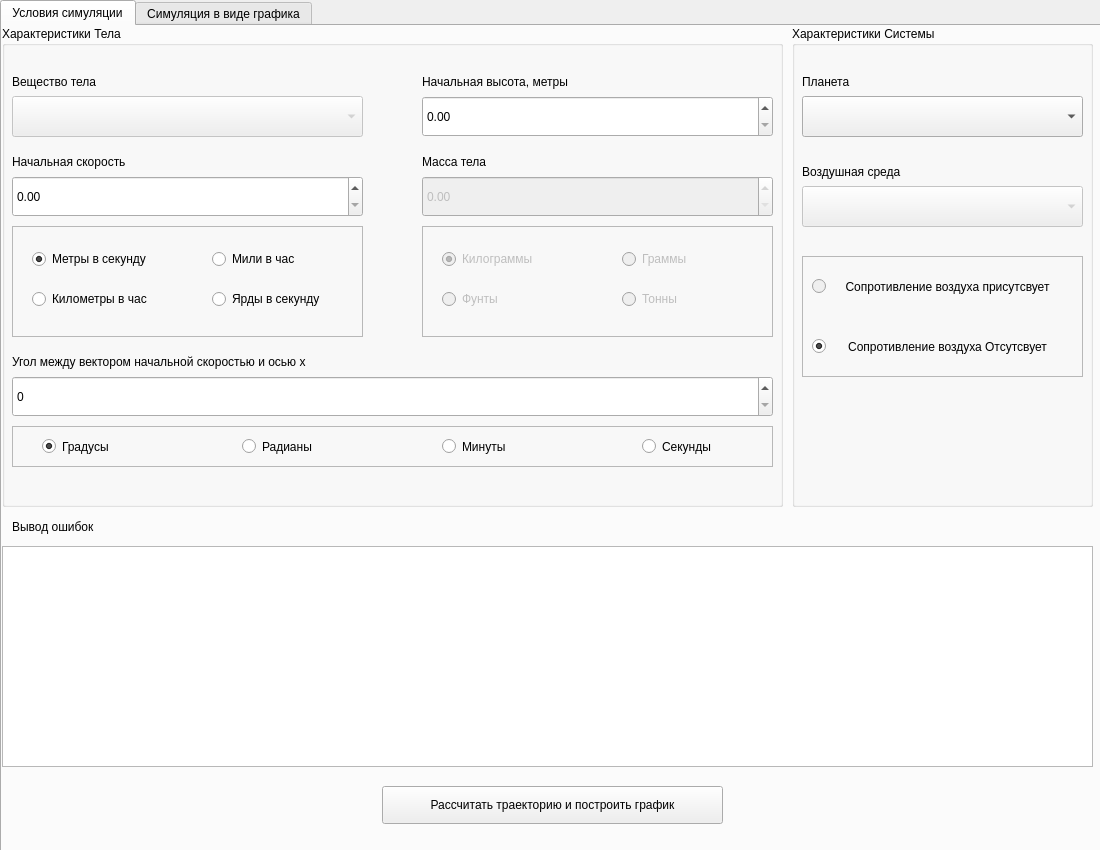
<?xml version="1.0" encoding="UTF-8"?>
<ui version="4.0">
 <class>MainWindow</class>
 <widget class="QMainWindow" name="MainWindow">
  <property name="geometry">
   <rect>
    <x>0</x>
    <y>0</y>
    <width>1100</width>
    <height>850</height>
   </rect>
  </property>
  <property name="windowTitle">
   <string>Projectile simulation</string>
  </property>
  <property name="tabShape">
   <enum>QTabWidget::Rounded</enum>
  </property>
  <widget class="QWidget" name="centralwidget">
   <widget class="QTabWidget" name="tabWidget">
    <property name="geometry">
     <rect>
      <x>0</x>
      <y>0</y>
      <width>1101</width>
      <height>861</height>
     </rect>
    </property>
    <property name="currentIndex">
     <number>0</number>
    </property>
    <widget class="QWidget" name="tab">
     <attribute name="title">
      <string>Условия симуляции</string>
     </attribute>
     <widget class="QGroupBox" name="groupBox">
      <property name="geometry">
       <rect>
        <x>0</x>
        <y>0</y>
        <width>781</width>
        <height>481</height>
       </rect>
      </property>
      <property name="title">
       <string>Характеристики Тела</string>
      </property>
      <property name="flat">
       <bool>false</bool>
      </property>
      <property name="checkable">
       <bool>false</bool>
      </property>
      <widget class="QComboBox" name="comboBox_density">
       <property name="enabled">
        <bool>false</bool>
       </property>
       <property name="geometry">
        <rect>
         <x>10</x>
         <y>70</y>
         <width>351</width>
         <height>41</height>
        </rect>
       </property>
       <item>
        <property name="text">
         <string/>
        </property>
       </item>
       <item>
        <property name="text">
         <string>Литий</string>
        </property>
       </item>
       <item>
        <property name="text">
         <string>Натрий </string>
        </property>
       </item>
       <item>
        <property name="text">
         <string>Бериллий</string>
        </property>
       </item>
       <item>
        <property name="text">
         <string>Алюминий</string>
        </property>
       </item>
       <item>
        <property name="text">
         <string>Германий</string>
        </property>
       </item>
       <item>
        <property name="text">
         <string>Хром</string>
        </property>
       </item>
       <item>
        <property name="text">
         <string>Железо</string>
        </property>
       </item>
       <item>
        <property name="text">
         <string>Медь</string>
        </property>
       </item>
       <item>
        <property name="text">
         <string>Серебро</string>
        </property>
       </item>
       <item>
        <property name="text">
         <string>Свинец</string>
        </property>
       </item>
       <item>
        <property name="text">
         <string>Палладий</string>
        </property>
       </item>
       <item>
        <property name="text">
         <string>Уран</string>
        </property>
       </item>
       <item>
        <property name="text">
         <string>Золото</string>
        </property>
       </item>
       <item>
        <property name="text">
         <string>Платина</string>
        </property>
       </item>
       <item>
        <property name="text">
         <string>Иридий</string>
        </property>
       </item>
      </widget>
      <widget class="QLabel" name="density_label">
       <property name="geometry">
        <rect>
         <x>10</x>
         <y>40</y>
         <width>251</width>
         <height>31</height>
        </rect>
       </property>
       <property name="text">
        <string>Вещество тела</string>
       </property>
      </widget>
      <widget class="QLabel" name="speed_label">
       <property name="geometry">
        <rect>
         <x>10</x>
         <y>120</y>
         <width>191</width>
         <height>31</height>
        </rect>
       </property>
       <property name="text">
        <string>Начальная скорость</string>
       </property>
      </widget>
      <widget class="QLabel" name="mass_label">
       <property name="geometry">
        <rect>
         <x>420</x>
         <y>120</y>
         <width>271</width>
         <height>31</height>
        </rect>
       </property>
       <property name="text">
        <string>Масса тела</string>
       </property>
      </widget>
      <widget class="QDoubleSpinBox" name="startspeedbox">
       <property name="geometry">
        <rect>
         <x>10</x>
         <y>150</y>
         <width>351</width>
         <height>41</height>
        </rect>
       </property>
       <property name="maximum">
        <double>10000.989999999999782</double>
       </property>
      </widget>
      <widget class="QDoubleSpinBox" name="massBox">
       <property name="enabled">
        <bool>false</bool>
       </property>
       <property name="geometry">
        <rect>
         <x>420</x>
         <y>150</y>
         <width>351</width>
         <height>41</height>
        </rect>
       </property>
       <property name="maximum">
        <double>10000.989999999999782</double>
       </property>
      </widget>
      <widget class="QFrame" name="speedframe">
       <property name="geometry">
        <rect>
         <x>10</x>
         <y>200</y>
         <width>351</width>
         <height>111</height>
        </rect>
       </property>
       <property name="frameShape">
        <enum>QFrame::StyledPanel</enum>
       </property>
       <property name="frameShadow">
        <enum>QFrame::Raised</enum>
       </property>
       <widget class="QRadioButton" name="metresps">
        <property name="geometry">
         <rect>
          <x>20</x>
          <y>20</y>
          <width>171</width>
          <height>26</height>
         </rect>
        </property>
        <property name="text">
         <string>Метры в секунду</string>
        </property>
        <property name="checked">
         <bool>true</bool>
        </property>
       </widget>
       <widget class="QRadioButton" name="kilometresph">
        <property name="geometry">
         <rect>
          <x>20</x>
          <y>60</y>
          <width>161</width>
          <height>26</height>
         </rect>
        </property>
        <property name="text">
         <string>Километры в час</string>
        </property>
       </widget>
       <widget class="QRadioButton" name="milesph">
        <property name="geometry">
         <rect>
          <x>200</x>
          <y>20</y>
          <width>141</width>
          <height>26</height>
         </rect>
        </property>
        <property name="text">
         <string>Мили в час</string>
        </property>
       </widget>
       <widget class="QRadioButton" name="yardsps">
        <property name="geometry">
         <rect>
          <x>200</x>
          <y>60</y>
          <width>141</width>
          <height>26</height>
         </rect>
        </property>
        <property name="text">
         <string>Ярды в секунду</string>
        </property>
       </widget>
      </widget>
      <widget class="QFrame" name="massframe">
       <property name="enabled">
        <bool>false</bool>
       </property>
       <property name="geometry">
        <rect>
         <x>420</x>
         <y>200</y>
         <width>351</width>
         <height>111</height>
        </rect>
       </property>
       <property name="frameShape">
        <enum>QFrame::StyledPanel</enum>
       </property>
       <property name="frameShadow">
        <enum>QFrame::Raised</enum>
       </property>
       <widget class="QRadioButton" name="kilograms">
        <property name="geometry">
         <rect>
          <x>20</x>
          <y>20</y>
          <width>171</width>
          <height>26</height>
         </rect>
        </property>
        <property name="text">
         <string>Килограммы</string>
        </property>
        <property name="checked">
         <bool>true</bool>
        </property>
       </widget>
       <widget class="QRadioButton" name="pounds">
        <property name="geometry">
         <rect>
          <x>20</x>
          <y>60</y>
          <width>161</width>
          <height>26</height>
         </rect>
        </property>
        <property name="text">
         <string>Фунты</string>
        </property>
       </widget>
       <widget class="QRadioButton" name="grams">
        <property name="geometry">
         <rect>
          <x>200</x>
          <y>20</y>
          <width>141</width>
          <height>26</height>
         </rect>
        </property>
        <property name="text">
         <string>Граммы</string>
        </property>
       </widget>
       <widget class="QRadioButton" name="tons">
        <property name="geometry">
         <rect>
          <x>200</x>
          <y>60</y>
          <width>141</width>
          <height>26</height>
         </rect>
        </property>
        <property name="text">
         <string>Тонны</string>
        </property>
       </widget>
      </widget>
      <widget class="QLabel" name="label">
       <property name="geometry">
        <rect>
         <x>420</x>
         <y>40</y>
         <width>351</width>
         <height>31</height>
        </rect>
       </property>
       <property name="text">
        <string>Начальная высота, метры</string>
       </property>
      </widget>
      <widget class="QDoubleSpinBox" name="start_height">
       <property name="geometry">
        <rect>
         <x>420</x>
         <y>70</y>
         <width>351</width>
         <height>41</height>
        </rect>
       </property>
      </widget>
      <widget class="QLabel" name="angle_label">
       <property name="geometry">
        <rect>
         <x>10</x>
         <y>320</y>
         <width>621</width>
         <height>31</height>
        </rect>
       </property>
       <property name="text">
        <string>Угол между вектором начальной скоростью и осью x</string>
       </property>
      </widget>
      <widget class="QSpinBox" name="anglebox">
       <property name="geometry">
        <rect>
         <x>10</x>
         <y>350</y>
         <width>761</width>
         <height>41</height>
        </rect>
       </property>
       <property name="maximum">
        <number>90000</number>
       </property>
      </widget>
      <widget class="QFrame" name="angleframe">
       <property name="geometry">
        <rect>
         <x>10</x>
         <y>400</y>
         <width>761</width>
         <height>41</height>
        </rect>
       </property>
       <property name="frameShape">
        <enum>QFrame::StyledPanel</enum>
       </property>
       <property name="frameShadow">
        <enum>QFrame::Raised</enum>
       </property>
       <widget class="QRadioButton" name="degrees">
        <property name="geometry">
         <rect>
          <x>30</x>
          <y>0</y>
          <width>101</width>
          <height>41</height>
         </rect>
        </property>
        <property name="text">
         <string>Градусы</string>
        </property>
        <property name="checked">
         <bool>true</bool>
        </property>
       </widget>
       <widget class="QRadioButton" name="radians">
        <property name="geometry">
         <rect>
          <x>230</x>
          <y>0</y>
          <width>101</width>
          <height>41</height>
         </rect>
        </property>
        <property name="text">
         <string>Радианы</string>
        </property>
       </widget>
       <widget class="QRadioButton" name="minutes">
        <property name="geometry">
         <rect>
          <x>430</x>
          <y>0</y>
          <width>101</width>
          <height>41</height>
         </rect>
        </property>
        <property name="text">
         <string>Минуты</string>
        </property>
       </widget>
       <widget class="QRadioButton" name="seconds">
        <property name="geometry">
         <rect>
          <x>630</x>
          <y>0</y>
          <width>101</width>
          <height>41</height>
         </rect>
        </property>
        <property name="text">
         <string>Секунды</string>
        </property>
       </widget>
      </widget>
     </widget>
     <widget class="QGroupBox" name="systemcharacteristics">
      <property name="geometry">
       <rect>
        <x>790</x>
        <y>0</y>
        <width>301</width>
        <height>481</height>
       </rect>
      </property>
      <property name="title">
       <string>Характеристики Системы</string>
      </property>
      <widget class="QLabel" name="planet_label">
       <property name="geometry">
        <rect>
         <x>10</x>
         <y>40</y>
         <width>141</width>
         <height>31</height>
        </rect>
       </property>
       <property name="text">
        <string>Планета</string>
       </property>
      </widget>
      <widget class="QComboBox" name="comboBox_planet">
       <property name="geometry">
        <rect>
         <x>10</x>
         <y>70</y>
         <width>281</width>
         <height>41</height>
        </rect>
       </property>
       <item>
        <property name="text">
         <string/>
        </property>
       </item>
       <item>
        <property name="text">
         <string>Плутон</string>
        </property>
       </item>
       <item>
        <property name="text">
         <string>Эрида</string>
        </property>
       </item>
       <item>
        <property name="text">
         <string>Луна</string>
        </property>
       </item>
       <item>
        <property name="text">
         <string>Меркурий</string>
        </property>
       </item>
       <item>
        <property name="text">
         <string>Марс</string>
        </property>
       </item>
       <item>
        <property name="text">
         <string>Уран</string>
        </property>
       </item>
       <item>
        <property name="text">
         <string>Венера</string>
        </property>
       </item>
       <item>
        <property name="text">
         <string>Земля</string>
        </property>
       </item>
       <item>
        <property name="text">
         <string>Сатурн</string>
        </property>
       </item>
       <item>
        <property name="text">
         <string>Нептун</string>
        </property>
       </item>
       <item>
        <property name="text">
         <string>Юпитер</string>
        </property>
       </item>
      </widget>
      <widget class="QLabel" name="environment_label">
       <property name="geometry">
        <rect>
         <x>10</x>
         <y>130</y>
         <width>131</width>
         <height>31</height>
        </rect>
       </property>
       <property name="text">
        <string>Воздушная среда</string>
       </property>
       <property name="scaledContents">
        <bool>false</bool>
       </property>
       <property name="wordWrap">
        <bool>false</bool>
       </property>
      </widget>
      <widget class="QComboBox" name="comboBox_environment">
       <property name="enabled">
        <bool>false</bool>
       </property>
       <property name="geometry">
        <rect>
         <x>10</x>
         <y>160</y>
         <width>281</width>
         <height>41</height>
        </rect>
       </property>
       <item>
        <property name="text">
         <string/>
        </property>
       </item>
       <item>
        <property name="text">
         <string>Водород</string>
        </property>
       </item>
       <item>
        <property name="text">
         <string>Гелий</string>
        </property>
       </item>
       <item>
        <property name="text">
         <string>Метан</string>
        </property>
       </item>
       <item>
        <property name="text">
         <string>Аммиак</string>
        </property>
       </item>
       <item>
        <property name="text">
         <string>Воздух</string>
        </property>
       </item>
       <item>
        <property name="text">
         <string>Аргон</string>
        </property>
       </item>
       <item>
        <property name="text">
         <string>Углекислый газ</string>
        </property>
       </item>
       <item>
        <property name="text">
         <string>Хлор</string>
        </property>
       </item>
       <item>
        <property name="text">
         <string>Криптон</string>
        </property>
       </item>
       <item>
        <property name="text">
         <string>Ксенон</string>
        </property>
       </item>
       <item>
        <property name="text">
         <string>Радон</string>
        </property>
       </item>
       <item>
        <property name="text">
         <string>Гексафторид вольфрама</string>
        </property>
       </item>
      </widget>
      <widget class="QFrame" name="airresistanceframe">
       <property name="geometry">
        <rect>
         <x>10</x>
         <y>230</y>
         <width>281</width>
         <height>121</height>
        </rect>
       </property>
       <property name="frameShape">
        <enum>QFrame::StyledPanel</enum>
       </property>
       <property name="frameShadow">
        <enum>QFrame::Raised</enum>
       </property>
       <widget class="QRadioButton" name="airresistanceonbut">
        <property name="enabled">
         <bool>false</bool>
        </property>
        <property name="geometry">
         <rect>
          <x>10</x>
          <y>10</y>
          <width>21</width>
          <height>41</height>
         </rect>
        </property>
        <property name="checked">
         <bool>false</bool>
        </property>
       </widget>
       <widget class="QRadioButton" name="airresistanceoffbut">
        <property name="geometry">
         <rect>
          <x>10</x>
          <y>70</y>
          <width>21</width>
          <height>41</height>
         </rect>
        </property>
        <property name="text">
         <string/>
        </property>
        <property name="checked">
         <bool>true</bool>
        </property>
       </widget>
       <widget class="QLabel" name="label_2">
        <property name="geometry">
         <rect>
          <x>40</x>
          <y>10</y>
          <width>211</width>
          <height>41</height>
         </rect>
        </property>
        <property name="text">
         <string>Сопротивление воздуха присутсвует</string>
        </property>
        <property name="alignment">
         <set>Qt::AlignCenter</set>
        </property>
        <property name="wordWrap">
         <bool>true</bool>
        </property>
       </widget>
       <widget class="QLabel" name="label_3">
        <property name="geometry">
         <rect>
          <x>40</x>
          <y>70</y>
          <width>211</width>
          <height>41</height>
         </rect>
        </property>
        <property name="text">
         <string>Сопротивление воздуха Отсутсвует</string>
        </property>
        <property name="alignment">
         <set>Qt::AlignCenter</set>
        </property>
        <property name="wordWrap">
         <bool>true</bool>
        </property>
       </widget>
      </widget>
     </widget>
     <widget class="QPlainTextEdit" name="errorscreen">
      <property name="geometry">
       <rect>
        <x>0</x>
        <y>520</y>
        <width>1091</width>
        <height>221</height>
       </rect>
      </property>
     </widget>
     <widget class="QLabel" name="label_4">
      <property name="geometry">
       <rect>
        <x>10</x>
        <y>490</y>
        <width>121</width>
        <height>22</height>
       </rect>
      </property>
      <property name="text">
       <string>Вывод ошибок</string>
      </property>
     </widget>
     <widget class="QPushButton" name="calculate">
      <property name="geometry">
       <rect>
        <x>380</x>
        <y>760</y>
        <width>341</width>
        <height>38</height>
       </rect>
      </property>
      <property name="text">
       <string>Рассчитать траекторию и построить график</string>
      </property>
     </widget>
    </widget>
    <widget class="QWidget" name="tab_2">
     <attribute name="title">
      <string>Симуляция в виде графика</string>
     </attribute>
     <widget class="PlotWidget" name="widget" native="true">
      <property name="geometry">
       <rect>
        <x>70</x>
        <y>20</y>
        <width>1001</width>
        <height>741</height>
       </rect>
      </property>
     </widget>
     <widget class="QLabel" name="label_5">
      <property name="geometry">
       <rect>
        <x>520</x>
        <y>770</y>
        <width>101</width>
        <height>31</height>
       </rect>
      </property>
      <property name="font">
       <font>
        <pointsize>20</pointsize>
       </font>
      </property>
      <property name="text">
       <string>Метры</string>
      </property>
      <property name="alignment">
       <set>Qt::AlignCenter</set>
      </property>
     </widget>
     <widget class="QLabel" name="label_6">
      <property name="geometry">
       <rect>
        <x>30</x>
        <y>290</y>
        <width>31</width>
        <height>201</height>
       </rect>
      </property>
      <property name="font">
       <font>
        <pointsize>20</pointsize>
       </font>
      </property>
      <property name="text">
       <string>М е т р ы</string>
      </property>
      <property name="wordWrap">
       <bool>true</bool>
      </property>
     </widget>
     <widget class="QLabel" name="label_7">
      <property name="geometry">
       <rect>
        <x>1040</x>
        <y>760</y>
        <width>31</width>
        <height>41</height>
       </rect>
      </property>
      <property name="font">
       <font>
        <pointsize>30</pointsize>
       </font>
      </property>
      <property name="text">
       <string>X</string>
      </property>
     </widget>
     <widget class="QLabel" name="label_8">
      <property name="geometry">
       <rect>
        <x>40</x>
        <y>10</y>
        <width>31</width>
        <height>41</height>
       </rect>
      </property>
      <property name="font">
       <font>
        <pointsize>30</pointsize>
       </font>
      </property>
      <property name="text">
       <string>Y</string>
      </property>
     </widget>
    </widget>
   </widget>
  </widget>
 </widget>
 <customwidgets>
  <customwidget>
   <class>PlotWidget</class>
   <extends>QWidget</extends>
   <header>pyqtgraph</header>
   <container>1</container>
  </customwidget>
 </customwidgets>
 <resources/>
 <connections/>
</ui>
